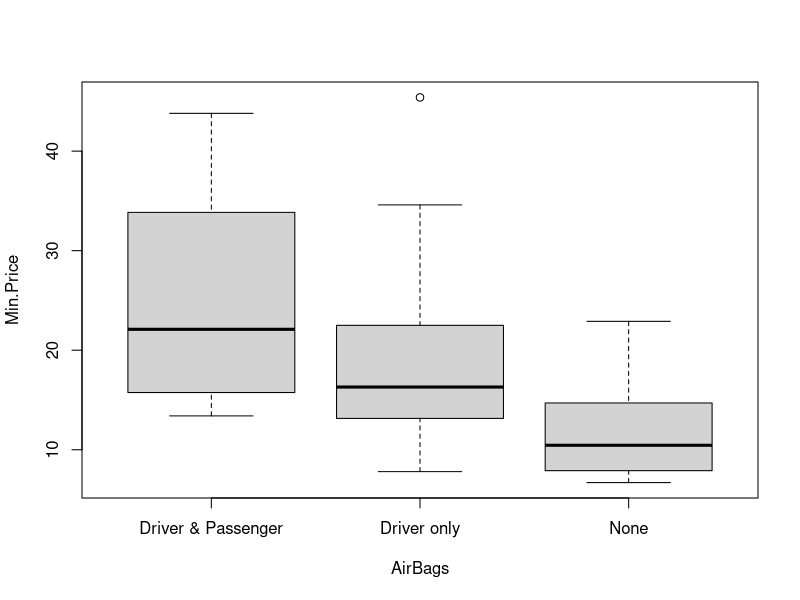
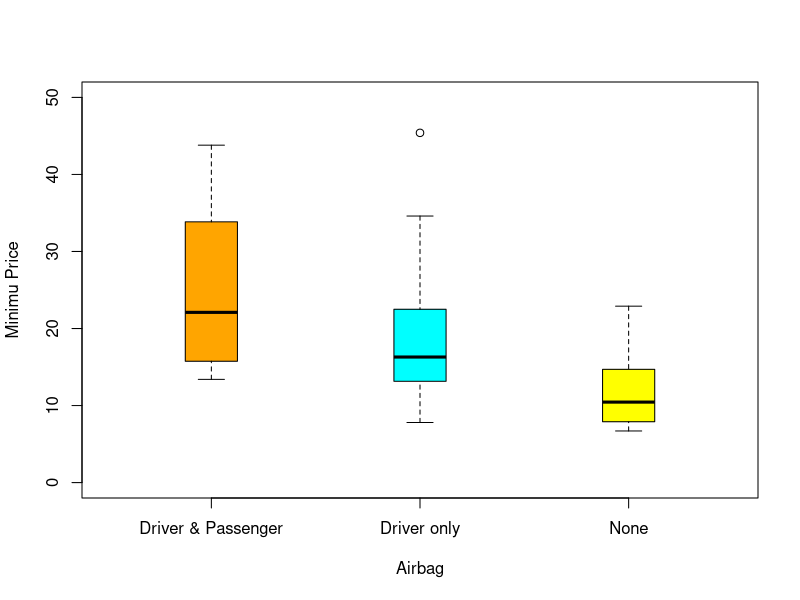
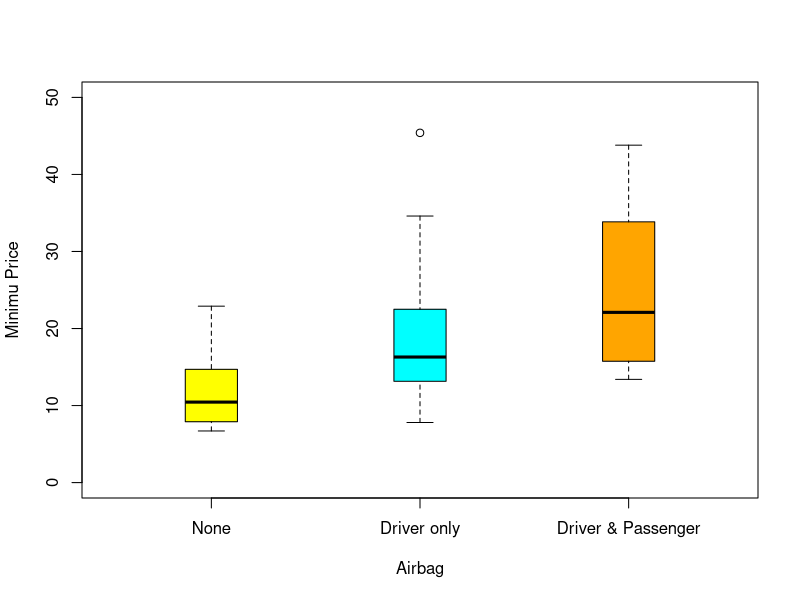

The R source for these figures, in order:
#그래픽스1
#단변수 범주형 자료와 단변수 연속형 자료의 표현

library(MASS)
head(Cars93) 
#상자그림 
#IQR (q3 - q1) = (q1-1.15*IQR,q1+1.15*IQR)로 구할 수 있음
# minprice 가격 : 연속형 자료
# ~ Airbags의 모든 범주의 구분하여 보여줘라
boxplot(Min.Price~AirBags, data=Cars93)

#driver only그룹 분포 출력하기 
#subset(부분집합)
#airbags에서 driver only만 뽑아내서 주요 통계량을 보여줘 
summary(subset(Cars93, AirBags=="Driver only")$Min.Price)

#색상지정
#ylim : c(최소, 최대) 범위

boxplot(Min.Price~AirBags, data=Cars93, 
        names=c("Driver & Passenger","Driver only","None"),
        col=c("orange","cyan","yellow"), 
        ylab="Minimu Price", xlab="Airbag", 
        ylim=c(0,50), boxwex =0.25)


#상자그림 역순
#상자 그림 순서는 변수 그룹의 알파벳 순서
#at = c(3,2,1)와 같이 순서 지정
#names : 각 박스플롯의 이름들
#boxwex : 모든 박스들의 가로 크기
boxplot(Min.Price~AirBags, data=Cars93, 
        names=c("Driver & Passenger","Driver only","None"),
        col=c("orange","cyan","yellow"),
        at=c(3,2,1),
        ylab="Minimu Price", xlab="Airbag", 
        ylim=c(0,50), boxwex =0.25)
